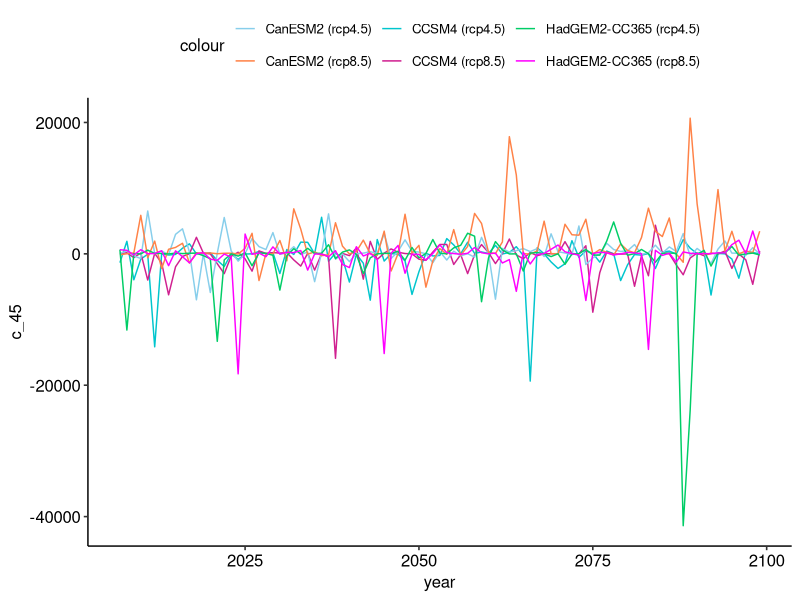
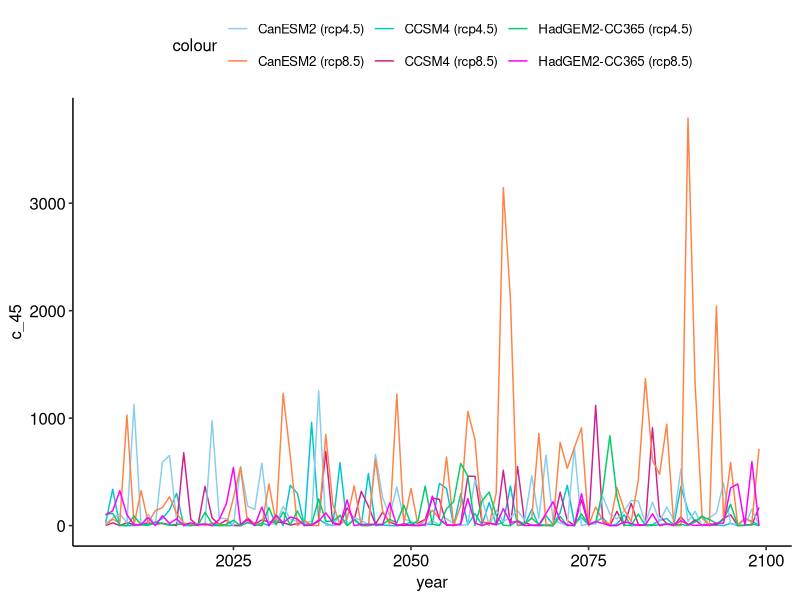

Reproduce these figures in R, in order.
## ---- chunk 1
knitr::opts_chunk$set(echo = TRUE)

library(tidyverse)
library(lubridate)
library(ggpubr)

e_45 <- read_csv("CanESM2_45.csv")
e_85 <- read_csv("CanESM2_85.csv")
c_45 <- read_csv("CCSM4_45.csv")
c_85 <- read_csv("CCSM4_85.csv")
h_45 <- read_csv("HadGEM2-CC365_45.csv")
h_85 <- read_csv("HadGEM2-CC365_85.csv")

## ---- chunk 2

e_45 <- e_45 %>% 
  mutate(parsedate = mdy(date)) %>% 
  mutate(month = month(parsedate),
         year = year(parsedate))

e_85 <- e_85 %>% 
  mutate(parsedate = mdy(date)) %>% 
  mutate(month = month(parsedate),
         year = year(parsedate))

c_45 <- c_45 %>% 
  mutate(parsedate = mdy(Date)) %>% 
  mutate(month = month(parsedate),
         year = year(parsedate))

c_85 <- c_85 %>% 
  mutate(parsedate = mdy(Date)) %>% 
  mutate(month = month(parsedate),
         year = case_when(
           year(parsedate) <= 2000 ~ year(parsedate) + 100,
           year(parsedate) > 2000 ~ year(parsedate)
           ))

h_45 <- h_45 %>% 
  mutate(parsedate = mdy(date)) %>% 
  mutate(month = month(parsedate),
         year = year(parsedate))

h_85 <- h_85 %>% 
  mutate(parsedate = mdy(date)) %>% 
  mutate(month = month(parsedate),
         year = year(parsedate))

## ---- chunk 3

#Create a dataframe

crop <- data.frame("year" = 2007:2099)



## ---- chunk 4

#table grape

g_c_45 <- rep(0, 93)
g_c_85 <- rep(0, 93)
g_e_45 <- rep(0, 93)
g_e_85 <- rep(0, 93)
g_h_45 <- rep(0, 93)
g_h_85 <- rep(0, 93)

for (x in crop$year) {
  tn7_c_45 = as.numeric(c_45 %>% filter(year == (x), month == 7) %>% select(min_temp)) - 273.15
  tn7_c_85 = as.numeric(c_85 %>% filter(year == (x), month == 7) %>% select(min_temp)) - 273.15
  tn7_e_45 = as.numeric(e_45 %>% filter(year == (x), month == 7) %>% select(min_temp)) - 273.15
  tn7_e_85 = as.numeric(e_85 %>% filter(year == (x), month == 7) %>% select(min_temp)) - 273.15
  tn7_h_45 = as.numeric(h_45 %>% filter(year == (x), month == 7) %>% select(min_temp)) - 273.15
  tn7_h_85 = as.numeric(h_85 %>% filter(year == (x), month == 7) %>% select(min_temp)) - 273.15
  tn4_c_45 = as.numeric(c_45 %>% filter(year == (x), month == 4) %>% select(min_temp)) - 273.15
  tn4_c_85 = as.numeric(c_85 %>% filter(year == (x), month == 4) %>% select(min_temp)) - 273.15
  tn4_e_45 = as.numeric(e_45 %>% filter(year == (x), month == 4) %>% select(min_temp)) - 273.15
  tn4_e_85 = as.numeric(e_85 %>% filter(year == (x), month == 4) %>% select(min_temp)) - 273.15
  tn4_h_45 = as.numeric(h_45 %>% filter(year == (x), month == 4) %>% select(min_temp)) - 273.15
  tn4_h_85 = as.numeric(h_85 %>% filter(year == (x), month == 4) %>% select(min_temp)) - 273.15
  p10_c_45 = as.numeric(c_45 %>% filter(year == (x-1), month == 10) %>% select(precip))
  p10_c_85 = as.numeric(c_85 %>% filter(year == (x-1), month == 10) %>% select(precip))
  p10_e_45 = as.numeric(e_45 %>% filter(year == (x-1), month == 10) %>% select(precip))
  p10_e_85 = as.numeric(e_85 %>% filter(year == (x-1), month == 10) %>% select(precip))
  p10_h_45 = as.numeric(h_45 %>% filter(year == (x-1), month == 10) %>% select(precip))
  p10_h_85 = as.numeric(h_85 %>% filter(year == (x-1), month == 10) %>% select(precip))
  p1_c_45 = as.numeric(c_45 %>% filter(year == (x), month == 1) %>% select(precip))
  p1_c_85 = as.numeric(c_85 %>% filter(year == (x), month == 1) %>% select(precip))
  p1_e_45 = as.numeric(e_45 %>% filter(year == (x), month == 1) %>% select(precip))
  p1_e_85 = as.numeric(e_85 %>% filter(year == (x), month == 1) %>% select(precip))
  p1_h_45 = as.numeric(h_45 %>% filter(year == (x), month == 1) %>% select(precip))
  p1_h_85 = as.numeric(h_85 %>% filter(year == (x), month == 1) %>% select(precip))
  

  
  g_c_45[x-2006] = 6.93 * tn7_c_45 - 0.19 * tn7_c_45^2 + 2.61 * tn4_c_45 - 0.15 * tn4_c_45^2 + 0.035 * p1_c_45 + 0.024 * p1_c_45^2 + 1.71 * p10_c_45 - 0.673 * p10_c_45^2 - 73.89
  g_c_85[x-2006] = 6.93 * tn7_c_85 - 0.19 * tn7_c_85^2 + 2.61 * tn4_c_85 - 0.15 * tn4_c_85^2 + 0.035 * p1_c_85 + 0.024 * p1_c_85^2 + 1.71 * p10_c_85 - 0.673 * p10_c_85^2 - 73.89
  g_e_45[x-2006] = 6.93 * tn7_e_45 - 0.19 * tn7_e_45^2 + 2.61 * tn4_e_45 - 0.15 * tn4_e_45^2 + 0.035 * p1_e_45 + 0.024 * p1_e_45^2 + 1.71 * p10_e_45 - 0.673 * p10_e_45^2 - 73.89
  g_e_85[x-2006] = 6.93 * tn7_e_85 - 0.19 * tn7_e_85^2 + 2.61 * tn4_e_85 - 0.15 * tn4_e_85^2 + 0.035 * p1_e_85 + 0.024 * p1_e_85^2 + 1.71 * p10_e_85 - 0.673 * p10_e_85^2 - 73.89
  g_h_45[x-2006] = 6.93 * tn7_h_45 - 0.19 * tn7_h_45^2 + 2.61 * tn4_h_45 - 0.15 * tn4_h_45^2 + 0.035 * p1_h_45 + 0.024 * p1_h_45^2 + 1.71 * p10_h_45 - 0.673 * p10_h_45^2 - 73.89
  g_h_85[x-2006] = 6.93 * tn7_h_85 - 0.19 * tn7_h_85^2 + 2.61 * tn4_h_85 - 0.15 * tn4_h_85^2 + 0.035 * p1_h_85 + 0.024 * p1_h_85^2 + 1.71 * p10_h_85 - 0.673 * p10_h_85^2 - 73.89
  
}

## ---- chunk 5

table_grape <- data.frame("year" = crop$year, "c_45" = g_c_45, "c_85" = g_c_85, "e_45" = g_e_45, "e_85" = g_e_85, "h_45" = g_h_45, "h_85" = g_h_85)

table_grape_plot <- ggplot(table_grape) +
  geom_line(aes(x = year, y = c_45, color = "CCSM4 (rcp4.5)")) +
  geom_line(aes(x = year, y = c_85, color = "CCSM4 (rcp8.5)")) +
  geom_line(aes(x = year, y = e_45, color = "CanESM2 (rcp4.5)")) +
  geom_line(aes(x = year, y = e_85, color = "CanESM2 (rcp8.5)")) +
  geom_line(aes(x = year, y = h_45, color = "HadGEM2-CC365 (rcp4.5)")) +
  geom_line(aes(x = year, y = h_85, color = "HadGEM2-CC365 (rcp8.5)"))+
  scale_colour_manual(values= c("skyblue", "sienna1", "turquoise3", "violetred", "springgreen3", "magenta")) +
  theme_pubr()
  
table_grape_plot

## ---- chunk 6

#almond

a_c_45 <- rep(0, 93)
a_c_85 <- rep(0, 93)
a_e_45 <- rep(0, 93)
a_e_85 <- rep(0, 93)
a_h_45 <- rep(0, 93)
a_h_85 <- rep(0, 93)

for (x in crop$year) {

  tn2_c_45 = as.numeric(c_45 %>% filter(year == (x), month == 2) %>% select(min_temp)) - 273.15
  tn2_c_85 = as.numeric(c_85 %>% filter(year == (x), month == 2) %>% select(min_temp)) - 273.15
  tn2_e_45 = as.numeric(e_45 %>% filter(year == (x), month == 2) %>% select(min_temp)) - 273.15
  tn2_e_85 = as.numeric(e_85 %>% filter(year == (x), month == 2) %>% select(min_temp)) - 273.15
  tn2_h_45 = as.numeric(h_45 %>% filter(year == (x), month == 2) %>% select(min_temp)) - 273.15
  tn2_h_85 = as.numeric(h_85 %>% filter(year == (x), month == 2) %>% select(min_temp)) - 273.15

  p1_c_45 = as.numeric(c_45 %>% filter(year == (x), month == 1) %>% select(precip))
  p1_c_85 = as.numeric(c_85 %>% filter(year == (x), month == 1) %>% select(precip))
  p1_e_45 = as.numeric(e_45 %>% filter(year == (x), month == 1) %>% select(precip))
  p1_e_85 = as.numeric(e_85 %>% filter(year == (x), month == 1) %>% select(precip))
  p1_h_45 = as.numeric(h_45 %>% filter(year == (x), month == 1) %>% select(precip))
  p1_h_85 = as.numeric(h_85 %>% filter(year == (x), month == 1) %>% select(precip))
  

  
  a_c_45[x-2006] = -0.015 * tn2_c_45 - 0.0046 * tn2_c_45^2 - 0.07 * p1_c_45 + 0.0043 * p1_c_45^2 + 0.28
  a_c_85[x-2006] = -0.015 * tn2_c_85 - 0.0046 * tn2_c_85^2 - 0.07 * p1_c_85 + 0.0043 * p1_c_85^2 + 0.28
  a_e_45[x-2006] = -0.015 * tn2_e_45 - 0.0046 * tn2_e_45^2 - 0.07 * p1_e_45 + 0.0043 * p1_e_45^2 + 0.28
  a_e_85[x-2006] = -0.015 * tn2_e_85 - 0.0046 * tn2_e_85^2 - 0.07 * p1_e_85 + 0.0043 * p1_e_85^2 + 0.28
  a_h_45[x-2006] = -0.015 * tn2_h_45 - 0.0046 * tn2_h_45^2 - 0.07 * p1_h_45 + 0.0043 * p1_h_45^2 + 0.28
  a_h_85[x-2006] = -0.015 * tn2_h_85 - 0.0046 * tn2_h_85^2 - 0.07 * p1_h_85 + 0.0043 * p1_h_85^2 + 0.28
  
}

## ---- chunk 7

almond <- data.frame("year" = crop$year, "c_45" = a_c_45, "c_85" = a_c_85, "e_45" = a_e_45, "e_85" = a_e_85, "h_45" = a_h_45, "h_85" = a_h_85)

almond_plot <- ggplot(almond) +
  geom_line(aes(x = year, y = c_45, color = "CCSM4 (rcp4.5)")) +
  geom_line(aes(x = year, y = c_85, color = "CCSM4 (rcp8.5)")) +
  geom_line(aes(x = year, y = e_45, color = "CanESM2 (rcp4.5)")) +
  geom_line(aes(x = year, y = e_85, color = "CanESM2 (rcp8.5)")) +
  geom_line(aes(x = year, y = h_45, color = "HadGEM2-CC365 (rcp4.5)")) +
  geom_line(aes(x = year, y = h_85, color = "HadGEM2-CC365 (rcp8.5)"))+
  scale_colour_manual(values= c("skyblue", "sienna1", "turquoise3", "violetred", "springgreen3", "magenta")) +
  theme_pubr()
  
almond_plot
